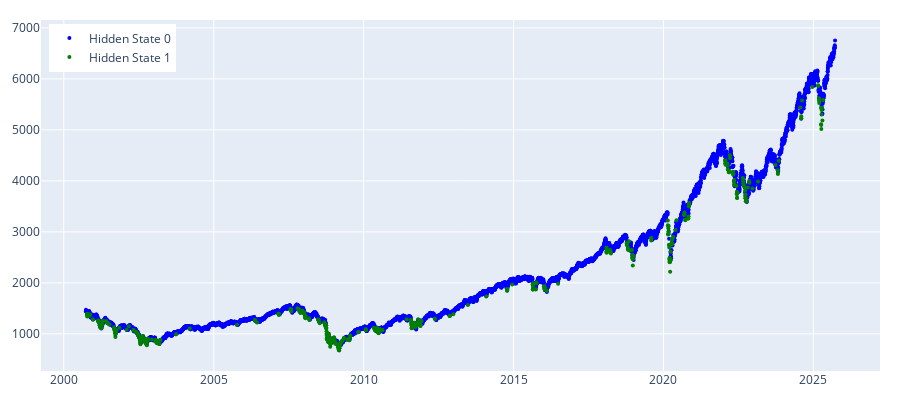

Notebook cell for this chart:
### Code cell
params = {'n_components':2, 'covariance_type': 'full', 'max_iter': 100000, 'n_init': 30,'init_params': 'kmeans', 'random_state':100}
 
gmm_model = regime_detection.get_regimes_gmm(prices_array, params)
gmm_states = gmm_model.predict(prices_array)
plot_hidden_states(np.array(gmm_states), prices[[f'{trading_instrument}']])

### Figure 1 — Plotly figure (JSON) as saved in the notebook; plotly's stock layout.template omitted (floating-point values rounded to 4 significant figures; data arrays with more than 128 entries replaced by an {"elided": "..."} marker saying what was removed)
{"data": [{"marker": {"color": "blue", "size": 4}, "mode": "markers", "name": "Hidden State 0", "type": "scatter", "x": {"elided": "5832 str values"}, "y": {"elided": "5832 float values"}}, {"marker": {"color": "green", "size": 4}, "mode": "markers", "name": "Hidden State 1", "type": "scatter", "x": {"elided": "477 str values"}, "y": {"elided": "477 float values"}}], "layout": {"height": 400, "legend": {"x": 0.01, "xanchor": "left", "y": 0.99, "yanchor": "top"}, "margin": {"b": 20, "l": 20, "r": 20, "t": 20}, "width": 900}}
